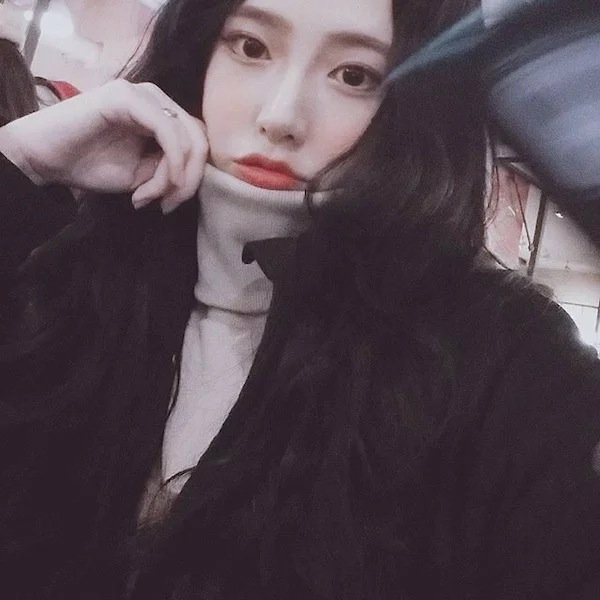
#> input picture Recommand_system/lesson_5/beauty.bmp, 600 x 600 px, found by its file name
$ jupyter execute svd_images.ipynb
#> lines starting #> are read from the running program, lines starting #| are printed output that depends on the picture
[cell 1]
import numpy as np
from scipy.linalg import svd
from PIL import Image
import matplotlib.pyplot as plt

# 取前k个特征，对图像进行还原
def get_image_feature(s, k):
	# 对于S，只保留前K个特征值
	s_temp = np.zeros(s.shape[0])
	s_temp[0:k] = s[0:k]
	s = s_temp * np.identity(s.shape[0])
	# 用新的s_temp，以及p,q重构A
	temp = np.dot(p,s)
	temp = np.dot(temp,q)
	plt.imshow(temp, cmap=plt.cm.gray, interpolation='nearest')
	plt.show()
	print(A-temp)


# 加载600色图片,因为我用的彩色照片,所以需要转化为灰色矩阵
I = Image.open('C:/Users/Yan3/Desktop/dataset/beauty.bmp')
#> I is the input picture: PIL image 600x600 RGB; mean R, G, B 83.7, 70.3, 79.2
L = I.convert('L') #感谢CSDN,这么简单就转化成功了,lol
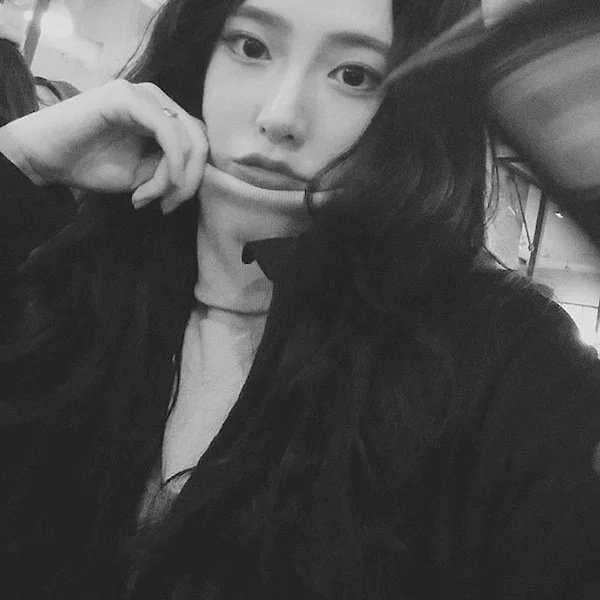
#> L: PIL image 600x600 L; min 3, max 251, mean 75.3
A = np.array(L)

# 显示原图像
plt.imshow(A, cmap=plt.cm.gray, interpolation='nearest')
plt.show()
# 对图像矩阵A进行奇异值分解，得到p,s,q
p,s,q = svd(A, full_matrices=False)
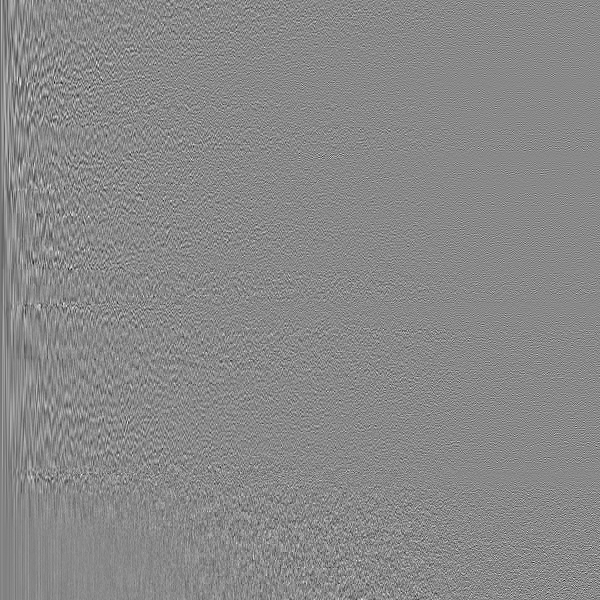
#> p: shape (600, 600) float32; min -0.283, max 0.243, mean -0.000136; drawn with min black and max white
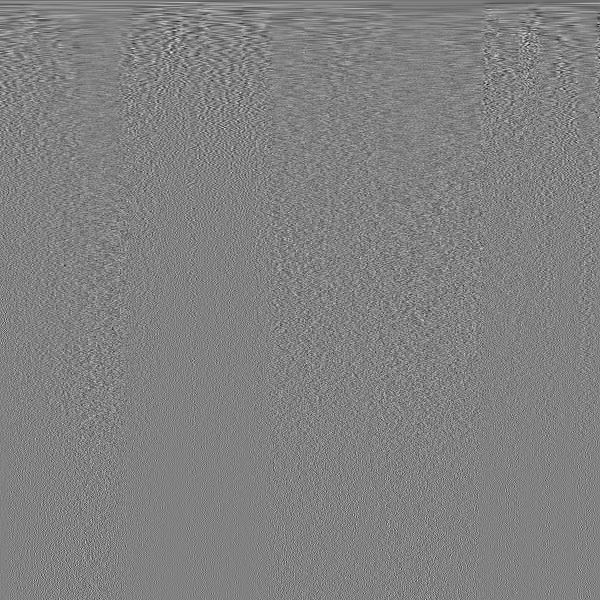
#> q: shape (600, 600) float32; min -0.286, max 0.276, mean -0.00011; drawn with min black and max white
#> s = 600 values, max 50527.8 at index 0, min 0.012 at index 599, mean 308.9
# 当奇异值数量为原有的1%，10%，50%时，输出重构后的图像
get_image_feature(s,int(len(s)*0.01) )
#> in get_image_feature, `temp = np.dot(p,s)`:
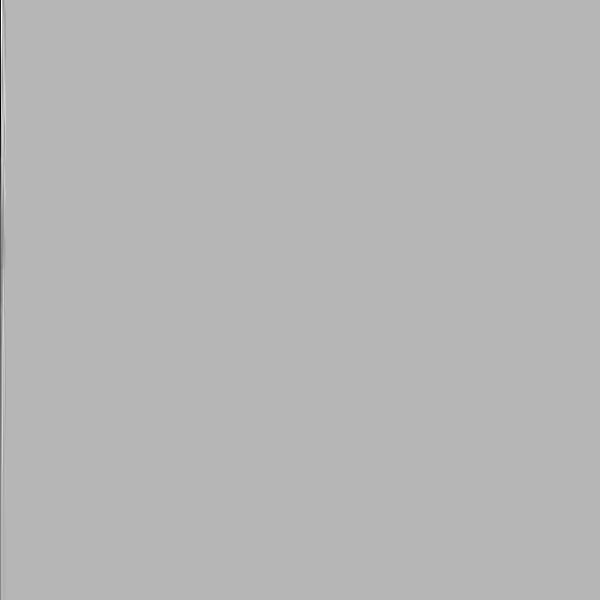
#> temp: shape (600, 600) float64; min -3492.1, max 1393.6, mean -3.5; drawn with min black and max white
#> in get_image_feature, `temp = np.dot(temp,q)`:
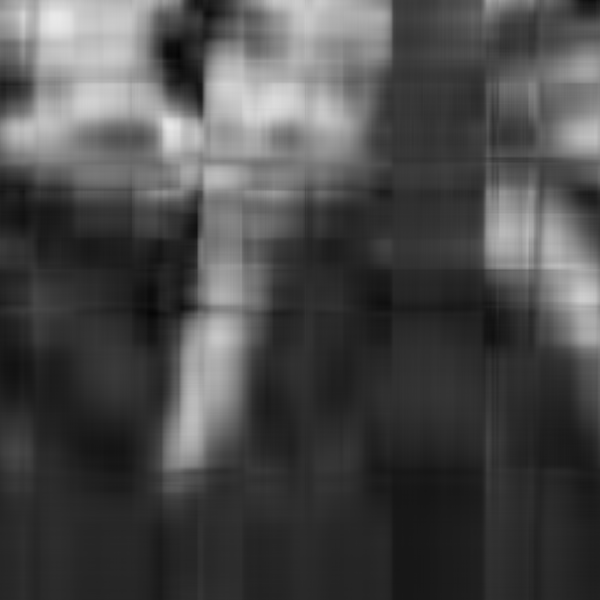
#> temp: shape (600, 600) float64; min 5.35, max 233.7, mean 75.2
#> (printed output is left out)
get_image_feature(s,int(len(s)*0.1) )
#> (printed output is left out)
get_image_feature(s,int(len(s)*0.5))
#> (printed output is left out)
